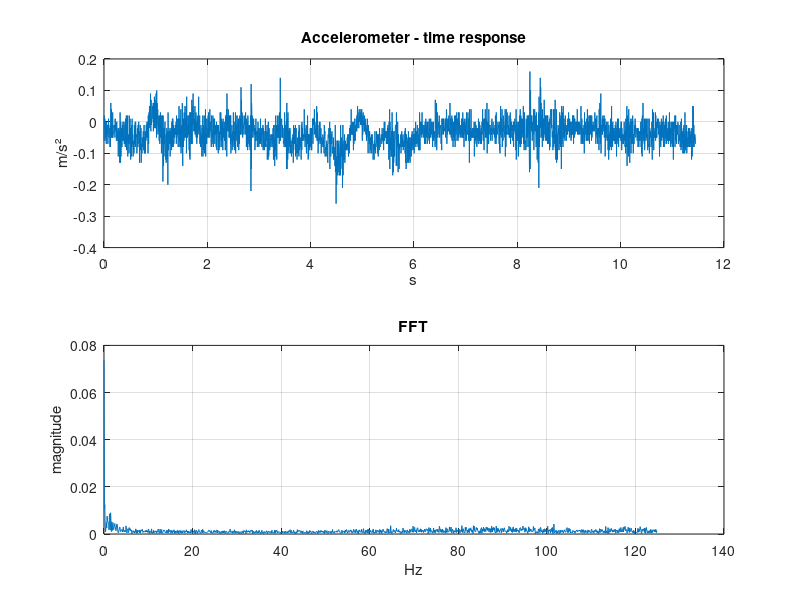

Recreate this plot in MATLAB.
#!/usr/bin/env octave

% Program to plot FFT. 
% Data  are read from a csv file
% Author: Aldo Núñez

clear all, fclose all

% read csv file
data = dlmread('IRI_prueba24.csv',',',1, 0);

acc = data(:,1);   % accelerometer raw data
n_samples = length(data);
dt = 4e-3;         % sampling time
t = 0:dt:(n_samples - 1) * dt; % time vector

Fs = 1/dt;          % sampling frequency
acc_f = fft(acc,n_samples)*(2 / n_samples);   % fft
magnitude = abs(acc_f);     
frequency = 0 : 1/t(end) : Fs/2 - 1/t(end); 

% Plot
subplot(2,1,1)
plot(t,acc)
title("Accelerometer - time response")
xlabel("s")
ylabel("m/s²")
grid on


subplot(2,1,2)
plot(frequency, magnitude(1:length(frequency)))
title("FFT")
ylabel("magnitude")
xlabel("Hz")
grid on

